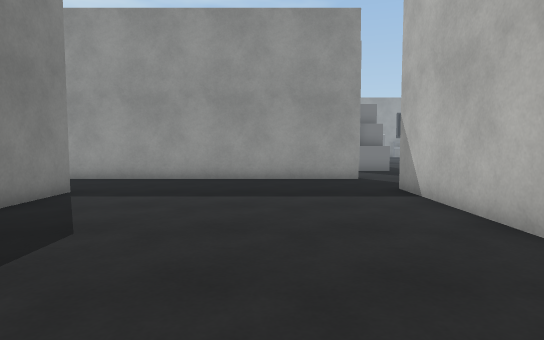
view 1 (above)

24 first-person views from a walk through a Unity game level. The camera is 1.2 m above the floor, tilts 4° down and sees 75° across. Doors are open. The floor is counted in squares, 1 m on a side. Each view is taken from the middle of a square. On the plan, view 1 faces up. The plan holds only what a view shows up to about 14 squares ahead; the rest is blank. The place goes on beyond the plan. Some animated figures are left out. Some surface patterns are stand-ins.

view 2
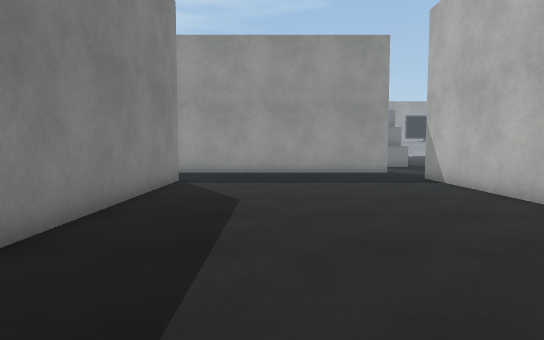

view 3
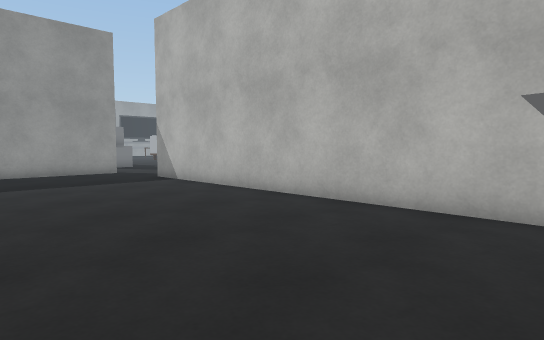

view 4
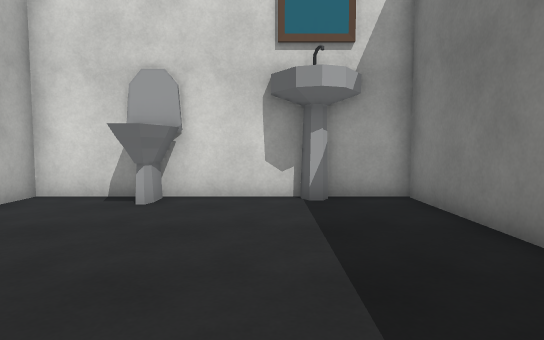

view 5
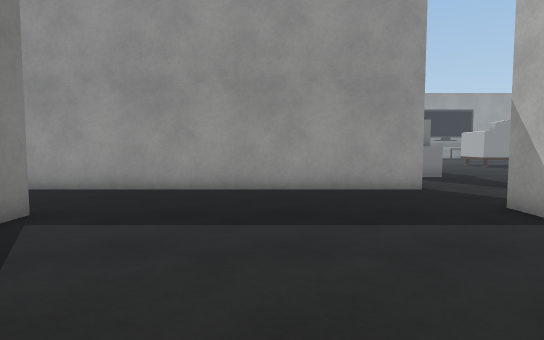

view 6
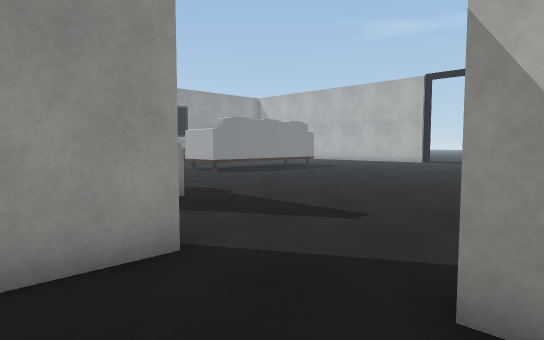

view 7
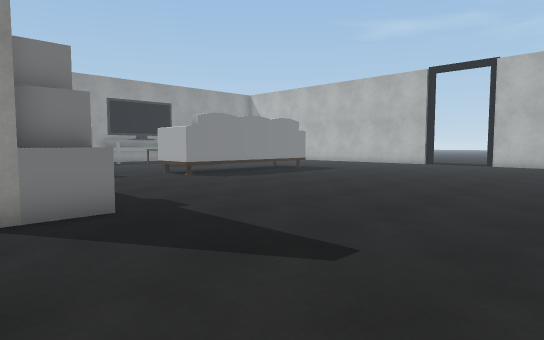

view 8
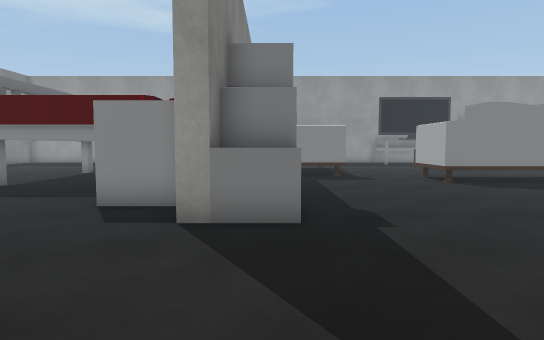

view 9
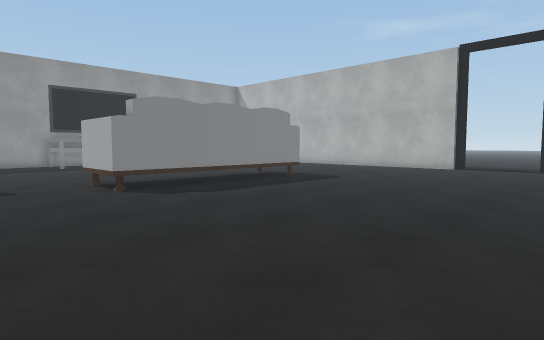

view 10
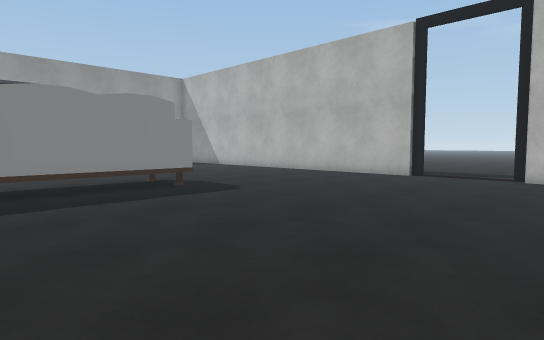

view 11
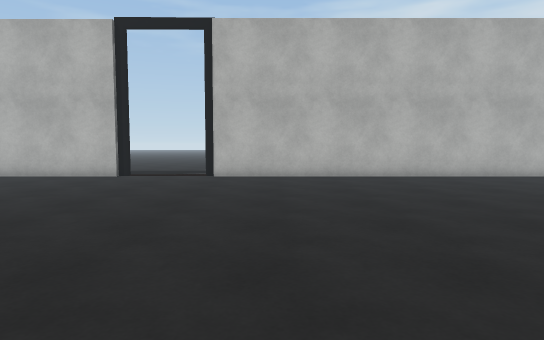

view 12
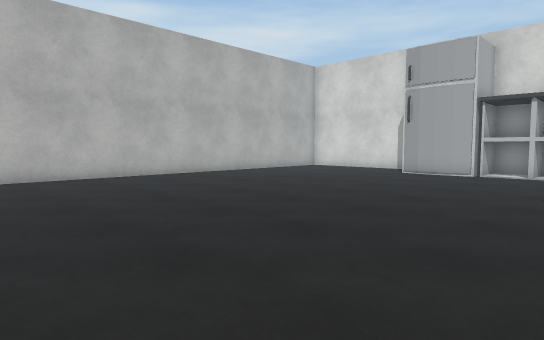

view 13
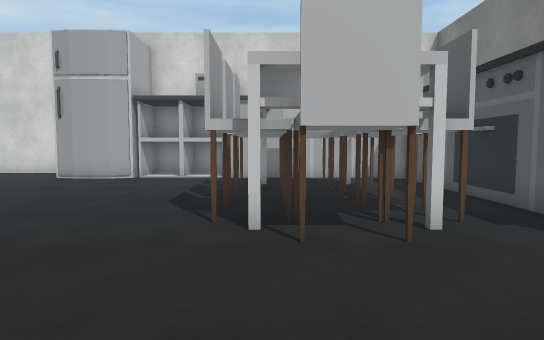

view 14
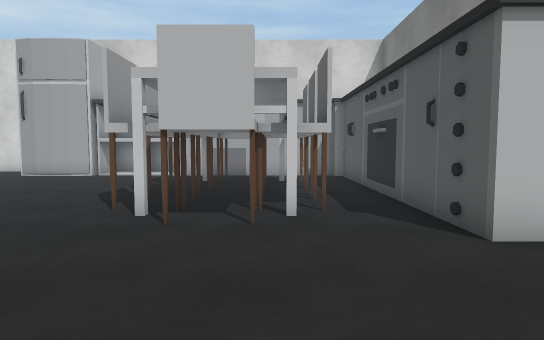

view 15
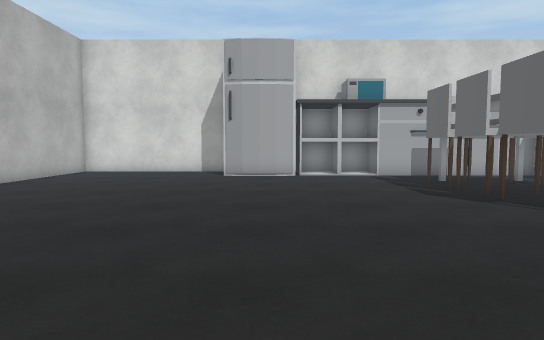

view 16
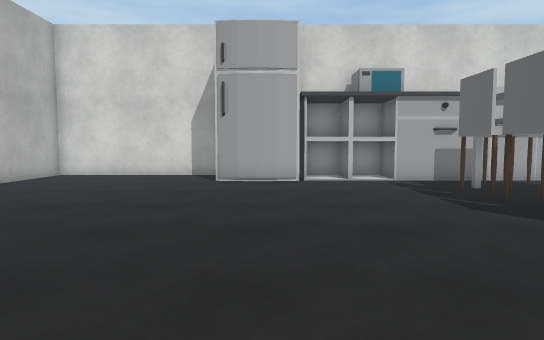

view 17
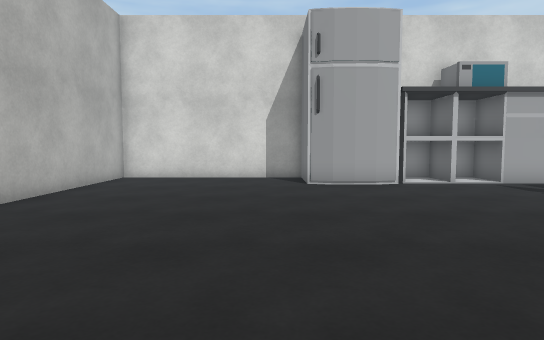

view 18
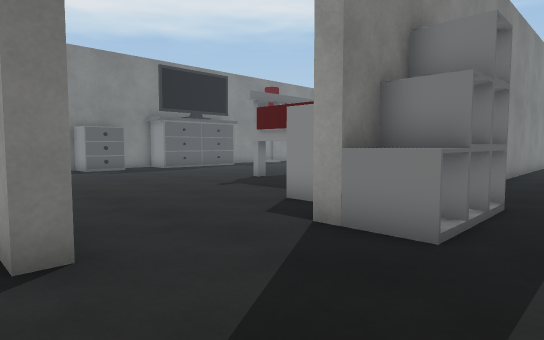

view 19
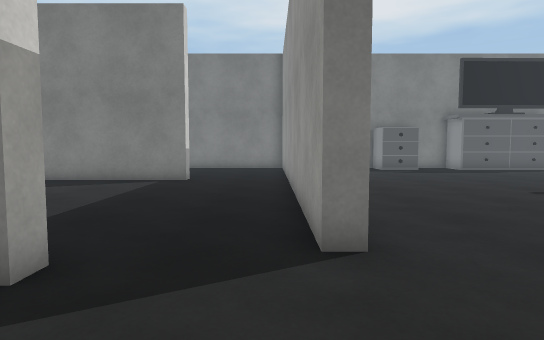

view 20
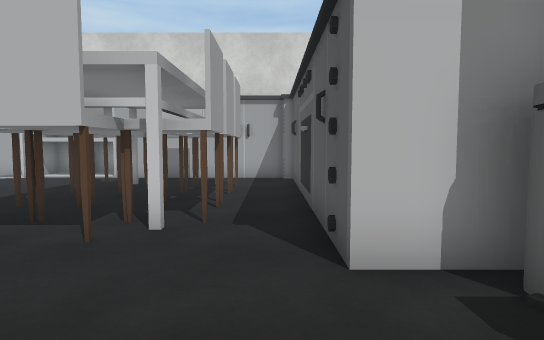

view 21
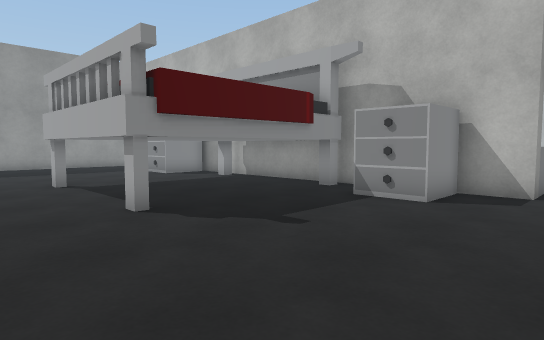

view 22
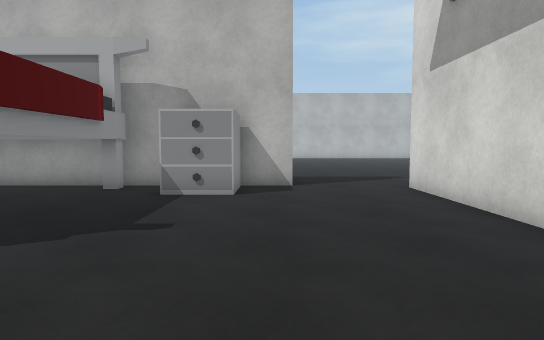

view 23
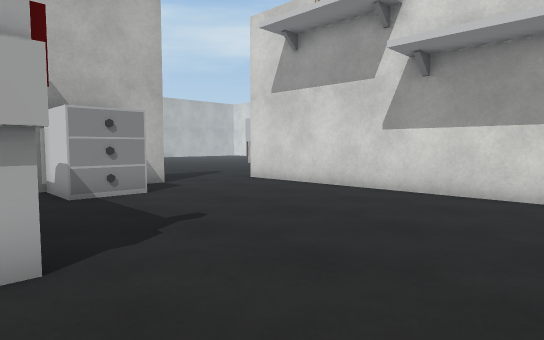

view 24
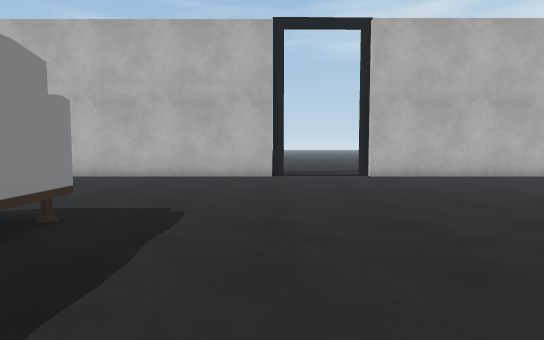

### Floor plan
Key: @ floor where view 1 was taken; # wall or solid block; . floor; D open door; ^ raised ledge; T toilet; S sink; R drawers; F fridge; C chair; B bin; O other object.
Columns run from 7 left of view 1 to 27 right of it. Each row starts with its distance up from view 1.
 24   ..O     O#......O      O.......#
 23   ..O.....O#......O     OO.......#
 22 ....O.....O#......OOOOOOOO.......#
 21 ....OOOOOOO#.....................#
 20 .........RR#O....................#
 19 .........R #O....................#
 18 .........RR#O....................D
 17 ...........#O....................D.
 16 .................................D.
 15  ................................#
 14  ................................#
 13 ###########......................#
 12 .................................#
 11 .................................#
 10 .................................#
  9 .##........#.....................#
  8   #........#B#...................#
  7   #........###...C...............#
  6   #........###..#C#..............#
  5   #........###.C###C.............#
  4   #........###.C###C.............#
  3   #........###.C###C.............#
  2   #........###.C###C.............#
  1   #........###.C###C.............#
  0   #....@...###..#C#..............#
 -1   #........###...C...............#
 -2   #........#########^^^#FFF......#
 -3   #....TT..#        ^^ #  F......#
 -4   ##S###T###        ####  ########

Where each view was taken, in squares from view 1:
view 1: 0 up, 0 right, facing up
view 2: 3 down, 2 left, facing up
view 3: 3 down, 3 left, facing up-right
view 4: 4 up, 2 left, facing down
view 5: 3 up, 1 left, facing up
view 6: 9 up, 1 right, facing up-right
view 7: 10 up, 3 right, facing up-right
view 8: 11 up, 5 right, facing up
view 9: 13 up, 7 right, facing up-right
view 10: 13 up, 12 right, facing up-right
view 11: 13 up, 12 right, facing right
view 12: 13 up, 12 right, facing down-right
view 13: 11 up, 11 right, facing down
view 14: 12 up, 9 right, facing down
view 15: 12 up, 17 right, facing down
view 16: 10 up, 17 right, facing down
view 17: 9 up, 20 right, facing down
view 18: 12 up, 7 right, facing up-left
view 19: 12 up, 7 right, facing left
view 20: 11 up, 7 right, facing down
view 21: 15 up, 6 left, facing up-right
view 22: 17 up, 7 left, facing right
view 23: 22 up, 7 left, facing down-right
view 24: 19 up, 12 right, facing right
